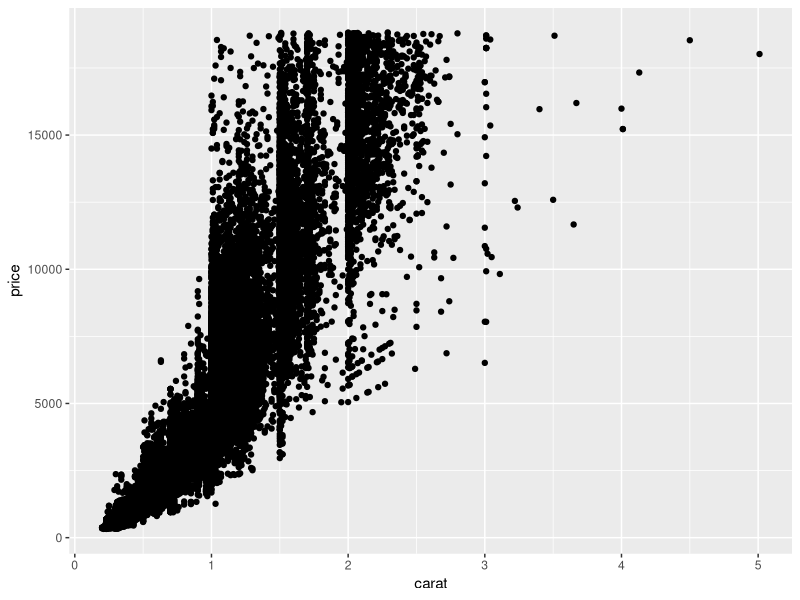
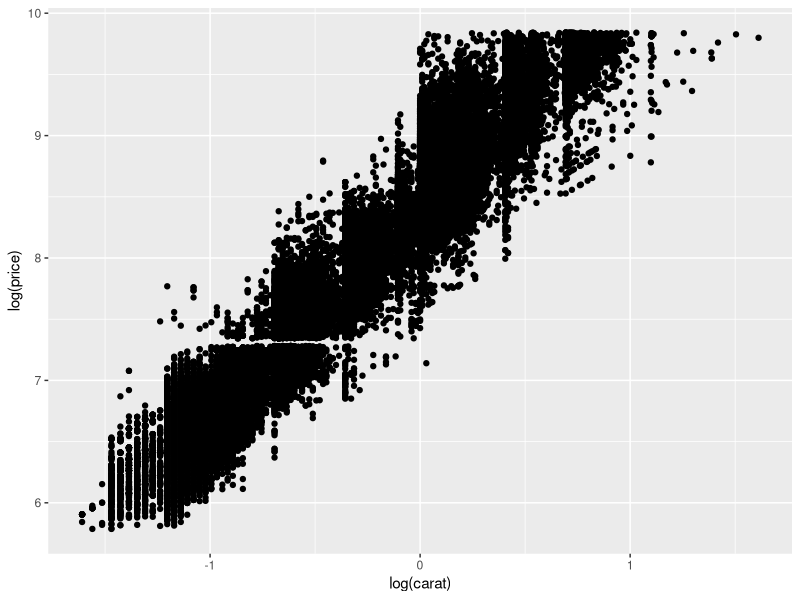
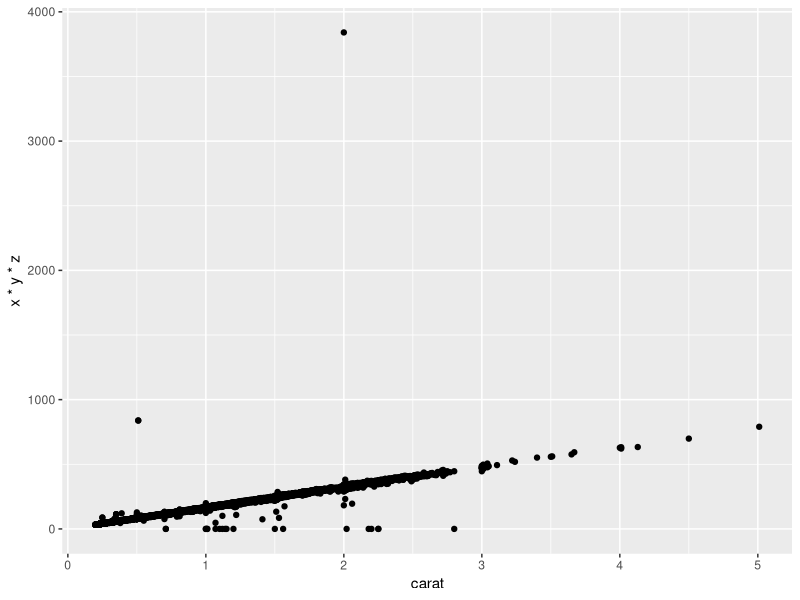
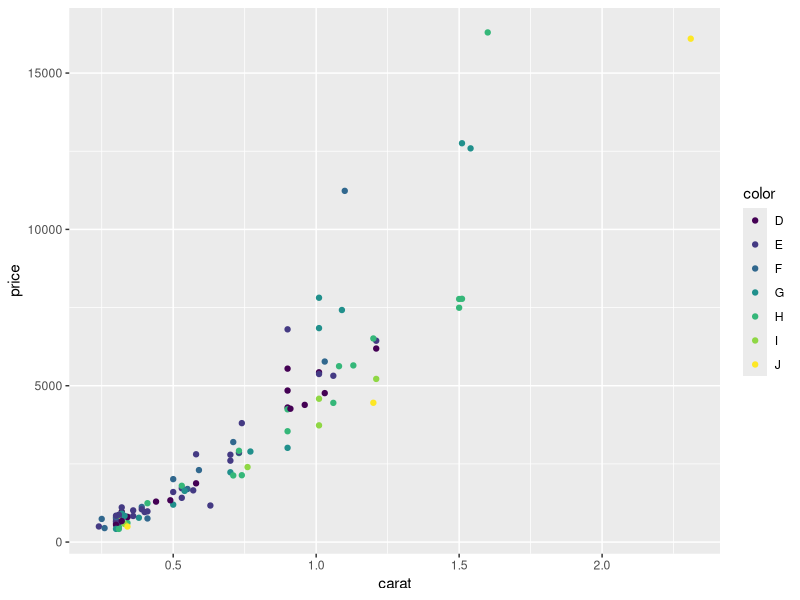
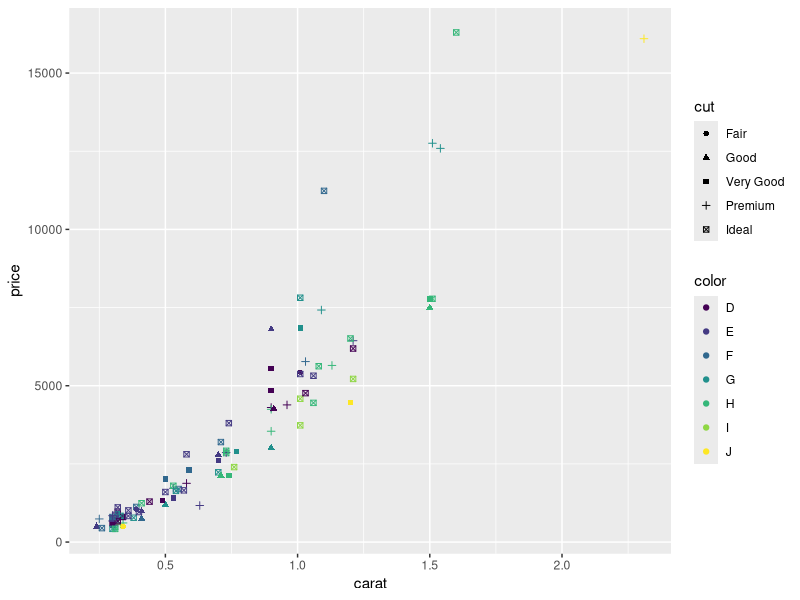
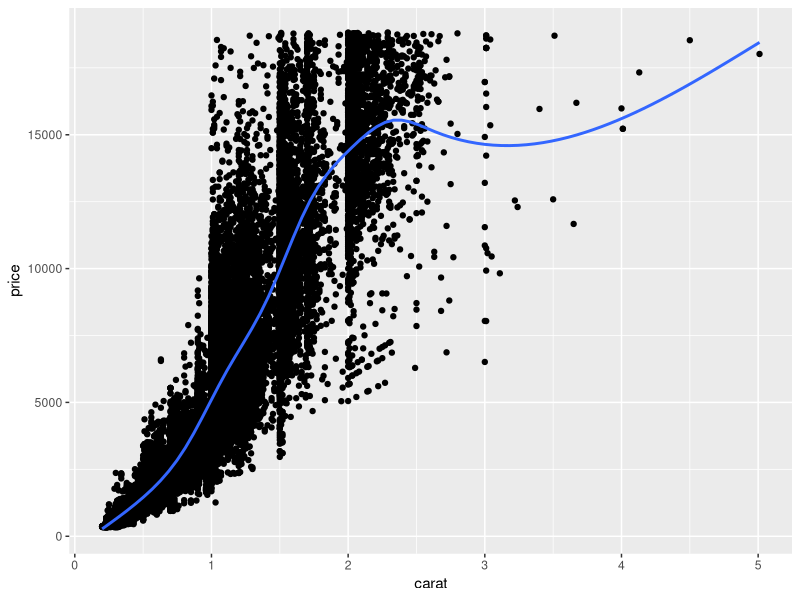
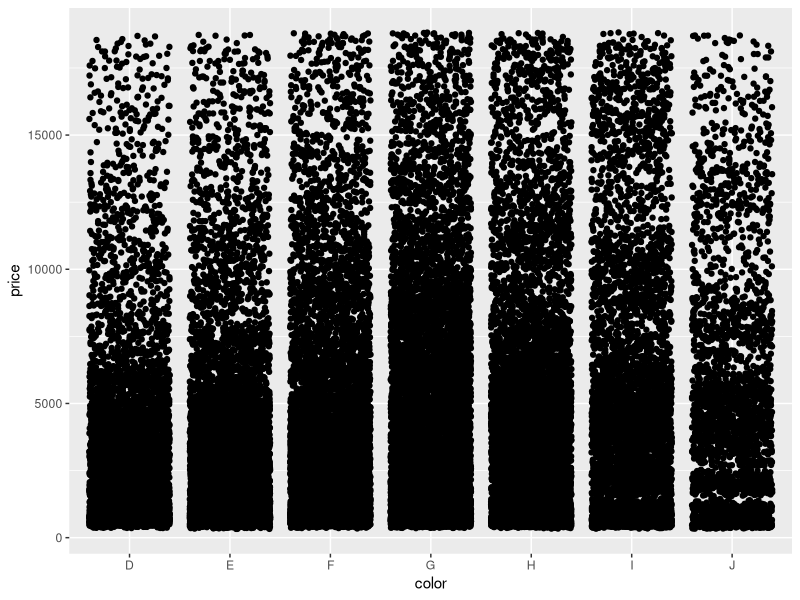
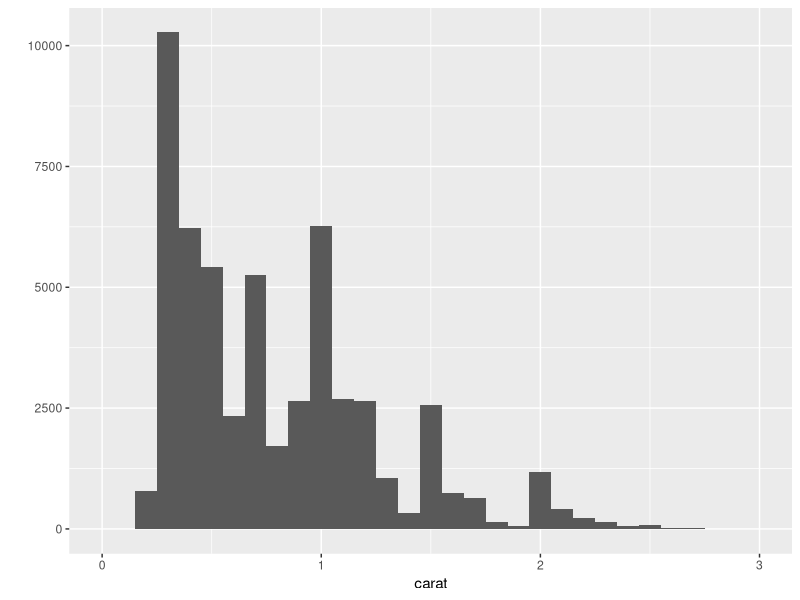

Source code (R) for these figures, in order:
library(ggplot2)
data("diamonds")
df<-diamonds
df
head(diamonds)
str(diamonds) #to show the structure
summary(diamonds)
dsmall<-diamonds[sample(nrow(diamonds),100),]
qplot(carat,price,data=diamonds)
qplot(log(carat),log(price),data=diamonds)
qplot(carat,x*y*z,data=diamonds)
qplot(carat,price,data=dsmall,colour=color)
qplot(carat,price,data=dsmall,shape=cut,colour=color)
qplot(carat,price,data=diamonds,geom = c('point','smooth'),se=FALSE)

qplot(color,price,data=diamonds,geom='jitter',colour=I(alpha('black',1)))

qplot(carat,data=diamonds,geom='histogram',binwidth=0.1,xlim = c(0,3))
qplot(carat,data=diamonds,geom='density')
qplot(carat,data=diamonds,geom='histogram',binwidth=0.1,xlim = c(0,3),fill=color)
qplot(carat,data=diamonds,geom='density',colour=color)

qplot(color,data=diamonds,geom='bar',fill=color)

qplot(date,unemploy/pop,data=economics,geom='line')

qplot(carat,data=diamonds,facets=color ~ .,geom='histogram',binwidth=0.1,xlim = c(0,3),fill=color)
